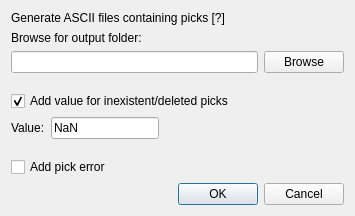
<?xml version="1.0" encoding="UTF-8"?>
<ui version="4.0">
 <class>export2ascii</class>
 <widget class="QDialog" name="export2ascii">
  <property name="geometry">
   <rect>
    <x>0</x>
    <y>0</y>
    <width>355</width>
    <height>216</height>
   </rect>
  </property>
  <property name="windowTitle">
   <string>Export to ASCII</string>
  </property>
  <layout class="QVBoxLayout" name="verticalLayout_3">
   <item>
    <widget class="QLabel" name="label_5">
     <property name="toolTip">
      <string>&lt;html&gt;&lt;head/&gt;&lt;body&gt;&lt;p&gt;Generate simple ASCII output files containing all picks for each shot with each column containing: (1) traceID    (2) t_pick    (3) pickerror (optional)&lt;/p&gt;&lt;/body&gt;&lt;/html&gt;</string>
     </property>
     <property name="text">
      <string>Generate ASCII files containing picks [?]</string>
     </property>
    </widget>
   </item>
   <item>
    <layout class="QVBoxLayout" name="verticalLayout_2">
     <item>
      <widget class="QLabel" name="label_3">
       <property name="text">
        <string>Browse for output folder:</string>
       </property>
      </widget>
     </item>
     <item>
      <layout class="QHBoxLayout" name="horizontalLayout_2">
       <item>
        <widget class="QLineEdit" name="lineEdit_outfolder"/>
       </item>
       <item>
        <widget class="QPushButton" name="pushButton_outfolder">
         <property name="text">
          <string>Browse</string>
         </property>
        </widget>
       </item>
      </layout>
     </item>
    </layout>
   </item>
   <item>
    <spacer name="verticalSpacer">
     <property name="orientation">
      <enum>Qt::Vertical</enum>
     </property>
     <property name="sizeHint" stdset="0">
      <size>
       <width>20</width>
       <height>40</height>
      </size>
     </property>
    </spacer>
   </item>
   <item>
    <layout class="QVBoxLayout" name="verticalLayout">
     <item>
      <layout class="QHBoxLayout" name="horizontalLayout">
       <item>
        <widget class="QCheckBox" name="checkBox_add_invalid">
         <property name="text">
          <string>Add value for inexistent/deleted picks</string>
         </property>
         <property name="checked">
          <bool>true</bool>
         </property>
        </widget>
       </item>
      </layout>
     </item>
     <item>
      <layout class="QHBoxLayout" name="horizontalLayout_3">
       <item>
        <widget class="QLabel" name="label_4">
         <property name="text">
          <string>Value:</string>
         </property>
        </widget>
       </item>
       <item>
        <widget class="QLineEdit" name="lineEdit_invalid_value">
         <property name="sizePolicy">
          <sizepolicy hsizetype="Minimum" vsizetype="Fixed">
           <horstretch>0</horstretch>
           <verstretch>0</verstretch>
          </sizepolicy>
         </property>
         <property name="minimumSize">
          <size>
           <width>100</width>
           <height>0</height>
          </size>
         </property>
         <property name="text">
          <string>NaN</string>
         </property>
        </widget>
       </item>
       <item>
        <spacer name="horizontalSpacer">
         <property name="orientation">
          <enum>Qt::Horizontal</enum>
         </property>
         <property name="sizeHint" stdset="0">
          <size>
           <width>40</width>
           <height>20</height>
          </size>
         </property>
        </spacer>
       </item>
      </layout>
     </item>
    </layout>
   </item>
   <item>
    <spacer name="verticalSpacer_2">
     <property name="orientation">
      <enum>Qt::Vertical</enum>
     </property>
     <property name="sizeHint" stdset="0">
      <size>
       <width>20</width>
       <height>40</height>
      </size>
     </property>
    </spacer>
   </item>
   <item>
    <layout class="QHBoxLayout" name="horizontalLayout_4">
     <item>
      <widget class="QCheckBox" name="checkBox_add_pickerror">
       <property name="text">
        <string>Add pick error</string>
       </property>
      </widget>
     </item>
    </layout>
   </item>
   <item>
    <widget class="QDialogButtonBox" name="buttonBox">
     <property name="orientation">
      <enum>Qt::Horizontal</enum>
     </property>
     <property name="standardButtons">
      <set>QDialogButtonBox::Cancel|QDialogButtonBox::Ok</set>
     </property>
    </widget>
   </item>
  </layout>
 </widget>
 <resources/>
 <connections>
  <connection>
   <sender>buttonBox</sender>
   <signal>accepted()</signal>
   <receiver>export2ascii</receiver>
   <slot>accept()</slot>
   <hints>
    <hint type="sourcelabel">
     <x>248</x>
     <y>254</y>
    </hint>
    <hint type="destinationlabel">
     <x>157</x>
     <y>274</y>
    </hint>
   </hints>
  </connection>
  <connection>
   <sender>buttonBox</sender>
   <signal>rejected()</signal>
   <receiver>export2ascii</receiver>
   <slot>reject()</slot>
   <hints>
    <hint type="sourcelabel">
     <x>316</x>
     <y>260</y>
    </hint>
    <hint type="destinationlabel">
     <x>286</x>
     <y>274</y>
    </hint>
   </hints>
  </connection>
 </connections>
</ui>
